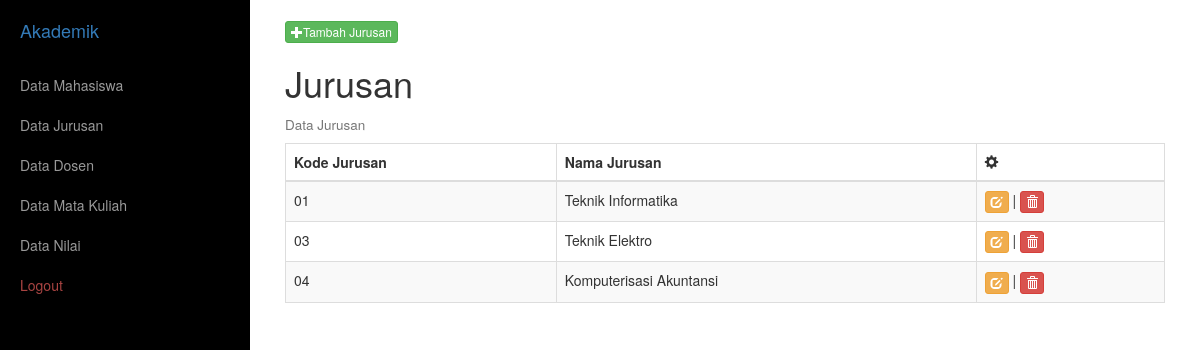
Page /jurusan/jurusan.php on the committed database.
### tables this page shows
CREATE TABLE `jurusan` (
  `KodeJurusan` varchar(2) NOT NULL,
  `NamaJurusan` varchar(40) NOT NULL,
  PRIMARY KEY (`KodeJurusan`)
);

### jurusan/jurusan.php (the view, shortened to what this page needs)
<?php include_once('../_header.php'); ?>
<?php
include_once("../koneksi.php");
$result = mysqli_query($mysqli, "SELECT * FROM jurusan");
?>
<html>
<head>
</head>
<body>
<a href="addJurusan.php" class="btn btn-success btn-xs"><i class="glyphicon glyphicon-plus"></i>Tambah Jurusan</a>
<div class="box">
    <h1>Jurusan</h1>
    <h4>
        <small>Data Jurusan</small>
    </h4>
        <div class="table-responsive">
            <table class="table table-striped table-bordered table-hover">
                <thead>
                    <tr>
                        <th>Kode Jurusan</th>
                        <th>Nama Jurusan</th>
                        <th><i class="glyphicon glyphicon-cog"></i></th>
                    </tr>
                </thead>
                <?php
                while($user_data = mysqli_fetch_array($result)) {
                    echo "<tr>";
                    echo "<td>".$user_data['KodeJurusan']."</td>";
                    echo "<td>".$user_data['NamaJurusan']."</td>";
                    echo "<td><a href='editJurusan.php?KodeJurusan=$user_data[KodeJurusan]' class ='btn btn-warning btn-xs'><i class='glyphicon glyphicon-edit'></i></a> |
                    <a href='deleteJurusan.php?KodeJurusan=$user_data[KodeJurusan]' class ='btn btn-danger btn-xs'><i class='glyphicon glyphicon-trash'></i></a></td></tr>";
                }
                ?>
            </table>
        </div>
</div>
</body>
</html>
<?php include_once('../_footer.php'); ?>

### rows in the picture
jurusan: KodeJurusan "01", NamaJurusan "Teknik Informatika"
jurusan: KodeJurusan "03", NamaJurusan "Teknik Elektro"
jurusan: KodeJurusan "04", NamaJurusan "Komputerisasi Akuntansi"
